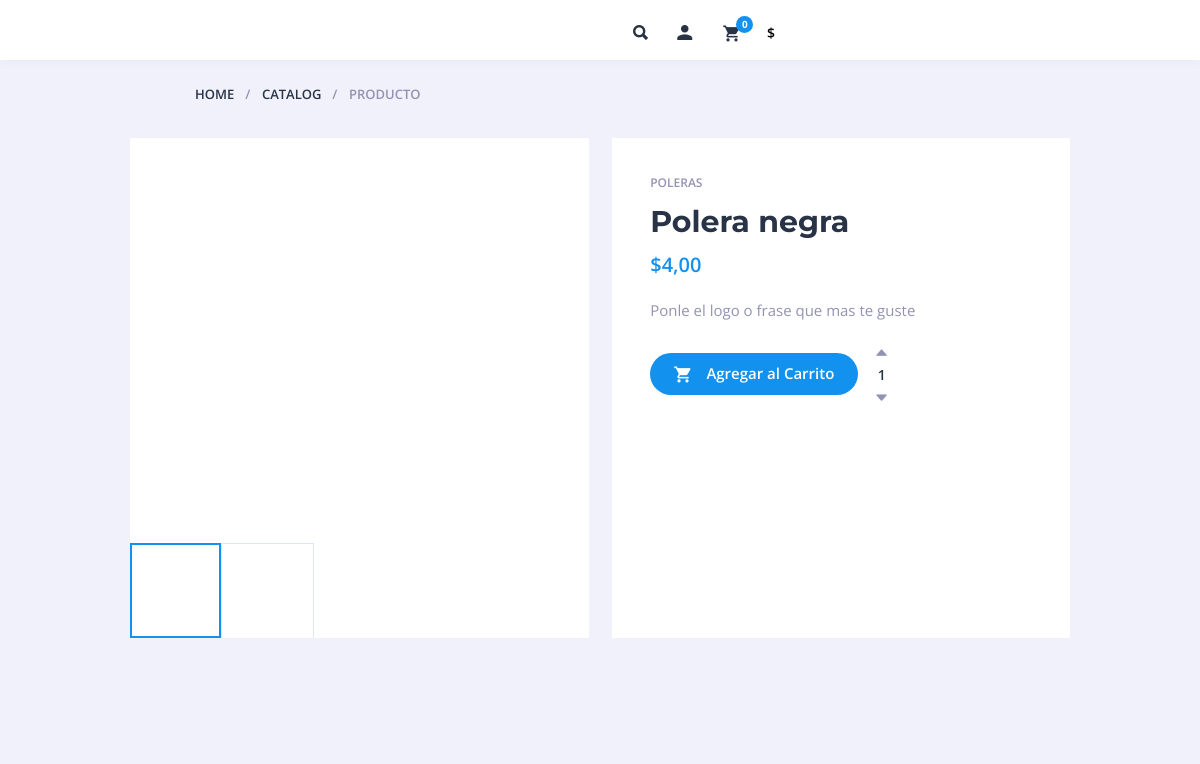
Screenshot of /producto/4 with the database file from the repository.
### modelapp/models.py (models this page shows, shortened)
class Producto(models.Model):
    nombre = models.CharField(max_length=255)
    imagen = models.ImageField(upload_to='productos/')
    precio = models.DecimalField(max_digits=10, decimal_places=2)
    stock = models.PositiveIntegerField()
    descripcion = models.TextField()
    categoria = models.ForeignKey(Categoria, on_delete=models.CASCADE)

class Categoria(models.Model):
    nombre = models.CharField(max_length=100)
    def __str__(self):
        return self.nombre

### modelapp/views.py (the view)
# urls.py: path('producto/<int:producto_id>',views.productoDetalle,name='producto'),
def productoDetalle(request,producto_id):
    objProducto = get_object_or_404(Producto,pk=producto_id)
    context = {
        'producto':objProducto
    }
    return render(request,'producto.html',context)

### modelapp/templates/producto.html (shortened to what this page needs)
{% extends 'layout.html' %}
{% block content %}
    <ul class="b-crumbs">
        <li><a href="/">Home</a></li>
        <li><a href="/">Catalog</a></li>
        <li>Producto</li>
    </ul>
    <article>
    <div class="prod">
        <div class="prod-slider-wrap prod-slider-shown">
            <div class="flexslider prod-slider" id="prod-slider">
                <ul class="slides">
                    <li>
                        <a data-fancybox-group="prod" class="fancy-img" href="#">
                        </a>
                    </li>
                </ul>
            </div>
            <div class="flexslider prod-thumbs" id="prod-thumbs">
                <ul class="slides">
                    <li>
                    </li>
                    <li>
                    </li>
                </ul>
            </div>
        </div>
        <div class="prod-cont">
            <p class="prod-categs"><a href="#">{{producto.categoria}}</a></p>
            <h1>{{producto.nombre}}</h1>
            <div class="variations_form cart">
                <p class="prod-price">${{producto.precio}}
                </p>
                <p class="prod-excerpt">{{producto.descripcion}}
                <div class="prod-add">
                    <form action="{% url 'web:agregarCarrito' producto.id %}" method="post">
                        <button type="submit" class="button"><i class="icon ion-android-cart"></i> Agregar al Carrito</button>
                        <p class="qnt-wrap prod-li-qnt">
                            <a href="#" class="qnt-plus prod-li-plus"><i class="icon ion-arrow-up-b"></i></a>
                            <input type="text" name="cantidad" value="1">
                            <a href="#" class="qnt-minus prod-li-minus"><i class="icon ion-arrow-down-b"></i></a>
                        </p>
                    </form>
                </div>
            </div>
        </div>
    </div>
</article>
{% endblock %}

### modelapp/static/css/flexslider.css (style rules this page uses)
.slides, .slides > li, .flex-control-nav, .flex-direction-nav { margin: 0; padding: 0; list-style: none; }
.flexslider { margin: 0; padding: 0; }
.flexslider .slides > li { display: none; -webkit-backface-visibility: hidden; }
.flexslider .slides:after { content: ""; display: block; clear: both; visibility: hidden; line-height: 0; height: 0; }
.flexslider { position: relative; zoom: 1; }
.flexslider .slides { zoom: 1; }

### rows the page displays
Producto: categoria "POLERAS", nombre "Polera negra", precio "4,00", descripcion "Ponle el logo o frase que mas te guste"

### other values shown
{{ request.session.cart.items|length }} "0"
